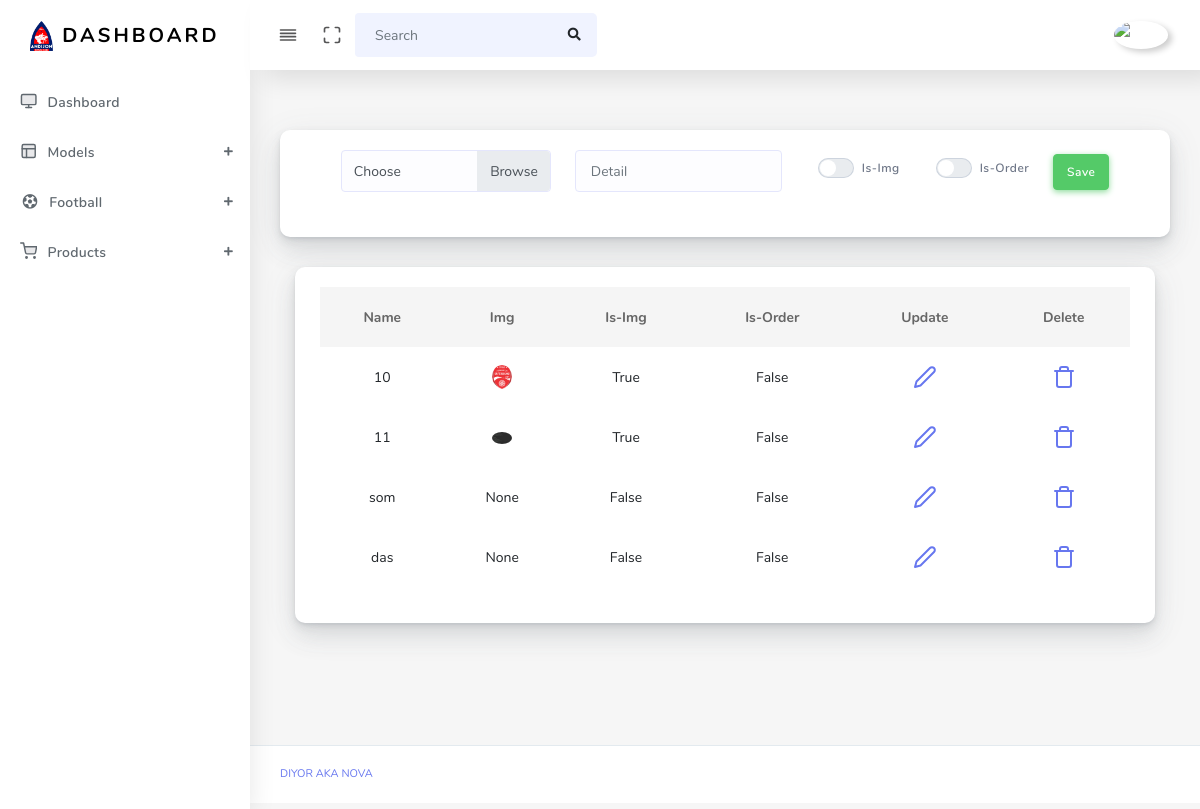
The page /detail/ (signed in) on the database its author committed.
### main/models.py (models this page shows, shortened)
class Detail(models.Model):
    detail = models.CharField(max_length=210, null=True, blank=True)
    img = models.ImageField(upload_to='product/', null=True, blank=True)
    is_img = models.BooleanField(default=False)
    is_order = models.BooleanField(default=False)

### main/views.py (the view, shortened to what this page needs)
# urls.py: path('detail/', detail_view, name='detail'),
@login_required(login_url='login')
def detail_view(request):
    context = {
        'detail': Detail.objects.all()
    }
    return render(request, 'detail.html', context)

### templates/detail.html (shortened to what this page needs)
{% extends 'base.html' %}
{% block content %}
<main class="main-content">
        <div class="section-body">
            <div class="row">
                <div class="col-lg-12">
                    <div class="card">
                        <div class="card-body">
                            <form action="{% url 'detail' %}" method="post" style="display:flex; justify-content: center;" enctype="multipart/form-data">
                                <div class="custom-file mr-4 col-3">
                                    <label class="custom-file-label" for="customFile">Choose</label>
                                </div>
                                <div class="form-group">
                                    <input type="text" name="detail" placeholder="Detail" class="form-control">
                                </div>
                                <div class="form-group mt-2">
                                        <label class="custom-switch">
                                            <span class="custom-switch-indicator"></span>
                                            <span class="custom-switch-description">Is-Img</span>
                                        </label>
                                    </div>
                                <div class="form-group mt-2 mr-4">
                                    <label class="custom-switch">
                                        <span class="custom-switch-indicator"></span>
                                        <span class="custom-switch-description">Is-Order</span>
                                    </label>
                                </div>
                                <div class="form-group mt-1">
                                    <button class="btn btn-success">Save</button>
                                </div>
                            </form>
                        </div>
                    </div>
                </div>
            </div>
        </div>
    <div class="col-12 col-md-12 col-lg-12">
        <div class="card">
            <div class="card-body">
                <table class="table table-hover" style="text-align: center;">
                    <thead>
                        <tr>
                            <th scope="col">Name</th>
                            <th scope="col">Img</th>
                            <th scope="col">Is-Img</th>
                            <th scope="col">Is-Order</th>
                            <th scope="col">Update</th>
                            <th scope="col">Delete</th>
                        </tr>
                    </thead>
                    <tbody>
                        {% for i in detail %}
                            <tr>
                                {% if i.detail %}
                                    <td>{{ i.detail }}</td>
                                {% else %}
                                    <td>{{ i.id }}</td>
                                {% endif %}
                                {% if i.is_img == True %}
                                    <td><img alt="{{ i.img }}" src="{{ i.img.url }}" class="rounded-circle" width="20" data-toggle="tooltip"></td>
                                {% else %}
                                    <td>None</td>
                                {% endif %}
                                <td>{{ i.is_img }}</td>
                                <td>{{ i.is_order }}</td>
                                <td><a href="{% url 'update-detail' i.id %}"><i class="align-middle" data-feather="edit-2"></i></a></td>
                                <td><a href="{% url 'delete-detail' i.id %}"><i class="align-middle" data-feather="trash"></i></a></td>
                            </tr>
                        {% endfor %}
                    </tbody>
                </table>
            </div>
        </div>
    </div>
</main>
{% endblock %}

### rows shown on the page
Detail: id "10", img (picture), is_img "True", is_order "False"
Detail: id "11", img (picture), is_img "True", is_order "False"
Detail: detail "som", shows "None", is_img "False", is_order "False"
Detail: detail "das", shows "None", is_img "False", is_order "False"
